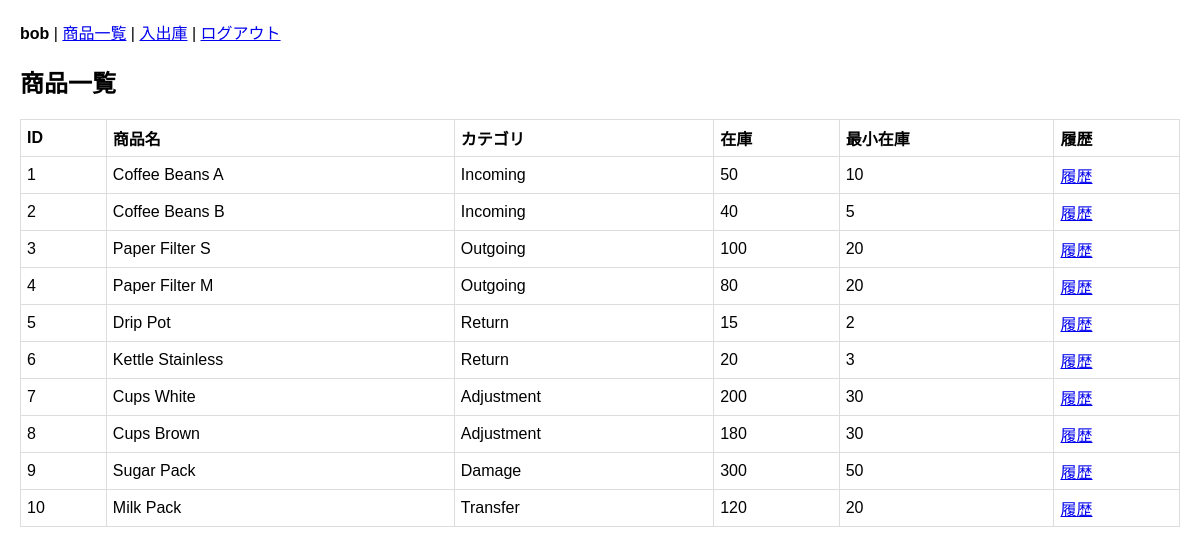
/products (signed in), run on the app's committed database.
### tables this page shows
CREATE TABLE products (
    product_id       INTEGER PRIMARY KEY,
    category_id      INTEGER,
    product_name     TEXT NOT NULL,
    stock_quantity   INTEGER DEFAULT 0,
    min_stock        INTEGER DEFAULT 0,
    FOREIGN KEY (category_id) REFERENCES categories(category_id)
);

CREATE TABLE categories (
    category_id   INTEGER PRIMARY KEY,
    category_name TEXT NOT NULL
);

### app.py (the view)
@app.route("/")
@app.route("/products")
@login_required
def products():
    db = db_utils.get_db()
    cur = db.execute("""
        SELECT p.product_id, p.product_name, p.stock_quantity, p.min_stock, c.category_name
        FROM products p LEFT JOIN categories c ON p.category_id = c.rowid
        ORDER BY p.product_id
    """)
    items = cur.fetchall()
    return render_template("products.html", products=items)

### app.py (called while the page is built)
def login_required(f):
    @wraps(f)
    def decorated(*args, **kwargs):
        if "user_id" not in session:
            flash("ログインしてください")
            return redirect(url_for("login"))
        return f(*args, **kwargs)
    return decorated

### db_utils.py (called while the page is built)
def get_db():
    if "db" not in g:
        g.db = sqlite3.connect(DATABASE)
        g.db.row_factory = sqlite3.Row
    return g.db

### templates/products.html
{% extends "base.html" %}
{% block body %}
<h2>商品一覧</h2>
<table>
  <tr><th>ID</th><th>商品名</th><th>カテゴリ</th><th>在庫</th><th>最小在庫</th><th>履歴</th></tr>
  {% for p in products %}
  <tr>
    <td>{{ p.product_id }}</td>
    <td>{{ p.product_name }}</td>
    <td>{{ p.category_name or "-" }}</td>
    <td>{{ p.stock_quantity }}</td>
    <td>{{ p.min_stock }}</td>
    <td><a href="{{ url_for('history', product_id=p.product_id) }}">履歴</a></td>
  </tr>
  {% endfor %}
</table>
{% endblock %}

### templates/base.html (style rules this page uses)
body { font-family: sans-serif; margin: 20px; }
table { border-collapse: collapse; width: 100%; }
th, td { border: 1px solid #ddd; padding: 6px; text-align: left; }

### data on the page
products: product_id "1", product_name "Coffee Beans A", category_name "Incoming", stock_quantity "50", min_stock "10"
products: product_id "2", product_name "Coffee Beans B", category_name "Incoming", stock_quantity "40", min_stock "5"
products: product_id "3", product_name "Paper Filter S", category_name "Outgoing", stock_quantity "100", min_stock "20"
products: product_id "4", product_name "Paper Filter M", category_name "Outgoing", stock_quantity "80", min_stock "20"
products: product_id "5", product_name "Drip Pot", category_name "Return", stock_quantity "15", min_stock "2"
products: product_id "6", product_name "Kettle Stainless", category_name "Return", stock_quantity "20", min_stock "3"
products: product_id "7", product_name "Cups White", category_name "Adjustment", stock_quantity "200", min_stock "30"
products: product_id "8", product_name "Cups Brown", category_name "Adjustment", stock_quantity "180", min_stock "30"
products: product_id "9", product_name "Sugar Pack", category_name "Damage", stock_quantity "300", min_stock "50"
products: product_id "10", product_name "Milk Pack", category_name "Transfer", stock_quantity "120", min_stock "20"

### other printed values
{{ session.username }} "bob"
